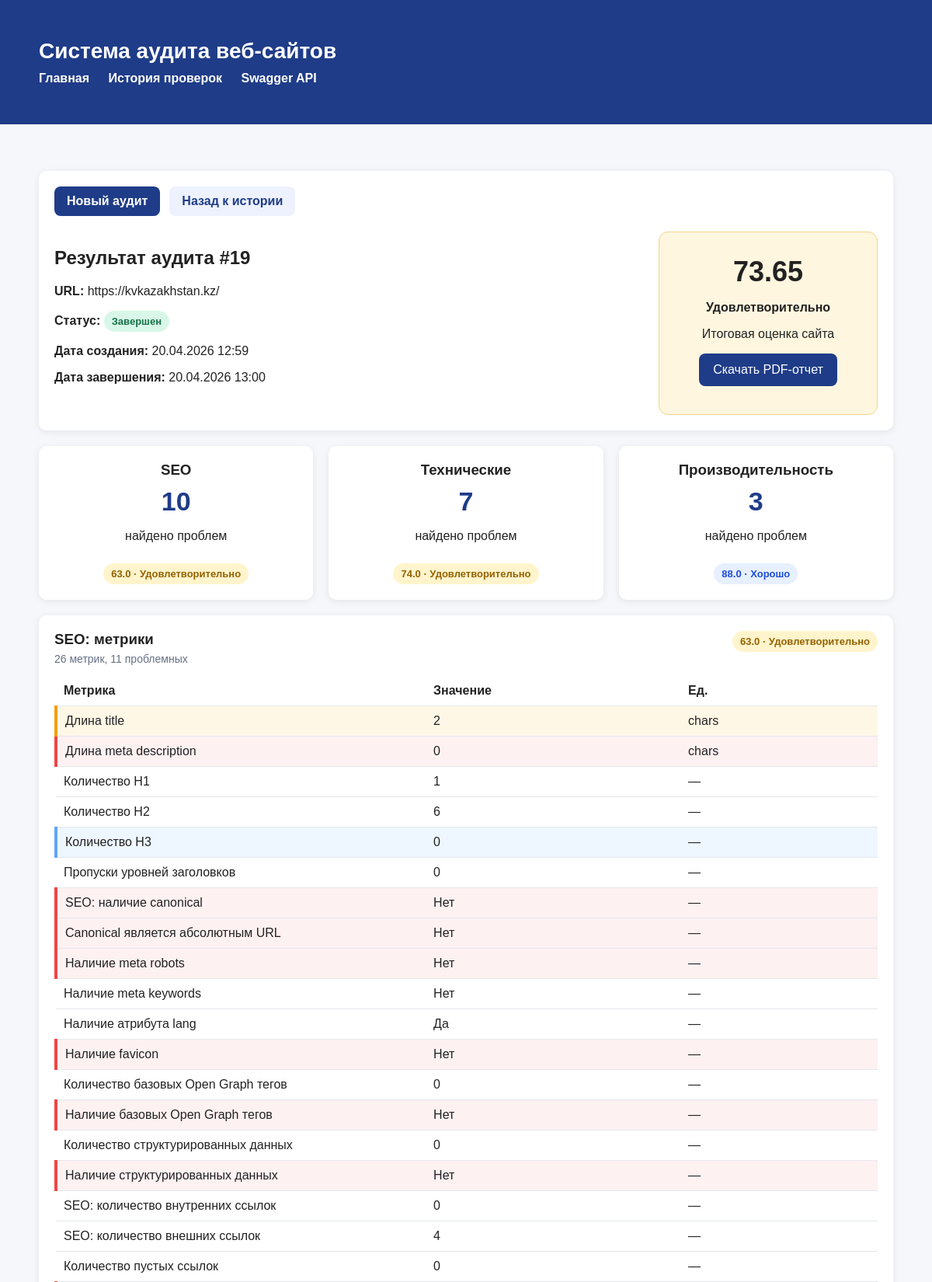
Page /web/audits/19 (upper part) on the committed database.
### app/models/audit.py (models this page shows)
class Audit(Base):
    __tablename__ = "audits"
    id: Mapped[int] = mapped_column(Integer, primary_key=True, index=True)
    url: Mapped[str] = mapped_column(String(2048), nullable=False, index=True)
    status: Mapped[str] = mapped_column(String(50), nullable=False, default="pending")
    total_score: Mapped[float | None] = mapped_column(Float, nullable=True)
    created_at: Mapped[datetime] = mapped_column(DateTime, default=datetime.utcnow, nullable=False)
    finished_at: Mapped[datetime | None] = mapped_column(DateTime, nullable=True)
    issues = relationship(
        "AuditIssue",
        back_populates="audit",
        cascade="all, delete-orphan"
    )
    metrics = relationship(
        "AuditMetric",
        back_populates="audit",
        cascade="all, delete-orphan"
    )
    reports = relationship(
        "AuditReport",
        back_populates="audit",
        cascade="all, delete-orphan"
    )

### app/models/metric.py (models this page shows)
class AuditMetric(Base):
    __tablename__ = "audit_metrics"
    id: Mapped[int] = mapped_column(Integer, primary_key=True, index=True)
    audit_id: Mapped[int] = mapped_column(ForeignKey("audits.id"), nullable=False, index=True)
    metric_name: Mapped[str] = mapped_column(String(100), nullable=False)
    metric_value: Mapped[float] = mapped_column(Float, nullable=False)
    unit: Mapped[str | None] = mapped_column(String(50), nullable=True)
    audit = relationship("Audit", back_populates="metrics")

### app/api/web.py (the view)
@router.get("/web/audits/{audit_id}", response_class=HTMLResponse)
def web_audit_detail(
    audit_id: int,
    request: Request,
    db: Session = Depends(get_db)
):
    repository = AuditRepository(db)
    audit = repository.get_audit_by_id(audit_id)
    if audit is None:
        raise HTTPException(
            status_code=status.HTTP_404_NOT_FOUND,
            detail="Аудит не найден"
        )
    grouped_issues = group_issues_by_category(audit.issues)
    grouped_metrics = group_metrics_by_category(audit.metrics)
    category_scores = {
        "seo": calculate_category_score(grouped_issues.get("seo", [])),
        "technical": calculate_category_score(grouped_issues.get("technical", [])),
        "performance": calculate_category_score(grouped_issues.get("performance", [])),
    }
    problematic_metrics_count = {
        "seo": count_problematic_metrics(grouped_metrics.get("seo", [])),
        "technical": count_problematic_metrics(grouped_metrics.get("technical", [])),
        "performance": count_problematic_metrics(grouped_metrics.get("performance", [])),
    }
    return templates.TemplateResponse(
        request=request,
        name="audit_detail.html",
        context={
            "title": f"Аудит #{audit_id}",
            "audit": audit,
            "grouped_issues": grouped_issues,
            "grouped_metrics": grouped_metrics,
            "category_scores": category_scores,
            "problematic_metrics_count": problematic_metrics_count,
            "seo_issues_count": len(grouped_issues.get("seo", [])),
            "technical_issues_count": len(grouped_issues.get("technical", [])),
            "performance_issues_count": len(grouped_issues.get("performance", [])),
            "get_category_label": get_category_label,
            "get_metric_display_name": get_metric_display_name,
            "get_metric_severity": get_metric_severity,
            "format_metric_value": format_metric_value,
            "get_score_label": get_score_label,
            "get_score_class": get_score_class,
            "get_status_label": get_status_label,
            "format_datetime": format_datetime,
        }
    )

### app/templates/audit_detail.html (shortened to what this page needs)
{% extends "base.html" %}
{% block content %}
{% if audit %}
    <div class="card">
        <div class="action-row top-actions">
            <a class="link-button" href="/web">Новый аудит</a>
            <a class="link-button secondary" href="/web/history">Назад к истории</a>
        </div>
        <div class="top-row">
            <div>
                <h2>Результат аудита #{{ audit.id }}</h2>
                <p><strong>URL:</strong> {{ audit.url }}</p>
                <p>
                    <strong>Статус:</strong>
                    <span class="badge {{ audit.status }}">{{ get_status_label(audit.status) }}</span>
                </p>
                <p><strong>Дата создания:</strong> {{ format_datetime(audit.created_at) }}</p>
                <p><strong>Дата завершения:</strong> {{ format_datetime(audit.finished_at) }}</p>
            </div>
            <div class="score-box {{ get_score_class(audit.total_score) }}">
                <div class="score">
                    {{ audit.total_score if audit.total_score is not none else "—" }}
                </div>
                <p><strong>{{ get_score_label(audit.total_score) }}</strong></p>
                <p>Итоговая оценка сайта</p>
                {% if audit.reports %}
                    <p>
                        <a href="/audits/{{ audit.id }}/report">
                            <button type="button">Скачать PDF-отчет</button>
                        </a>
                    </p>
                {% endif %}
            </div>
        </div>
    </div>
    <div class="summary-grid">
        <div class="summary-card">
            <h3>SEO</h3>
            <div class="summary-number">{{ seo_issues_count }}</div>
            <p>найдено проблем</p>
            <div class="mini-score {{ get_score_class(category_scores['seo']) }}">
                {{ category_scores["seo"] }} · {{ get_score_label(category_scores["seo"]) }}
            </div>
        </div>
        <div class="summary-card">
            <h3>Технические</h3>
            <div class="summary-number">{{ technical_issues_count }}</div>
            <p>найдено проблем</p>
            <div class="mini-score {{ get_score_class(category_scores['technical']) }}">
                {{ category_scores["technical"] }} · {{ get_score_label(category_scores["technical"]) }}
            </div>
        </div>
        <div class="summary-card">
            <h3>Производительность</h3>
            <div class="summary-number">{{ performance_issues_count }}</div>
            <p>найдено проблем</p>
            <div class="mini-score {{ get_score_class(category_scores['performance']) }}">
                {{ category_scores["performance"] }} · {{ get_score_label(category_scores["performance"]) }}
            </div>
        </div>
    </div>
    <div class="category-section">
        {% for category in ["seo", "technical", "performance"] %}
        <div class="card category-card">
            <div class="section-header">
                <div>
                    <h3>{{ get_category_label(category) }}: метрики</h3>
                    <p class="section-subtitle">
                        {{ grouped_metrics[category]|length }} метрик, {{ problematic_metrics_count[category] }} проблемных
                    </p>
                </div>
                <div class="mini-score {{ get_score_class(category_scores[category]) }}">
                    {{ category_scores[category] }} · {{ get_score_label(category_scores[category]) }}
                </div>
            </div>
            {% if grouped_metrics[category] %}
                <table class="metric-table">
                    <thead>
                        <tr>
                            <th>Метрика</th>
                            <th>Значение</th>
                            <th>Ед.</th>
                        </tr>
                    </thead>
                    <tbody>
                        {% for metric in grouped_metrics[category] %}
                        {% set metric_severity = get_metric_severity(metric.metric_name, metric.metric_value) %}
                        <tr class="metric-row{% if metric_severity %} {{ metric_severity }}{% endif %}">
                            <td class="{% if metric_severity %}metric-cell {{ metric_severity }}{% endif %}">{{ get_metric_display_name(metric.metric_name) }}</td>
                            <td class="{% if metric_severity %}metric-cell {{ metric_severity }}{% endif %}">{{ format_metric_value(metric.metric_name, metric.metric_value, metric.unit) }}</td>
                            <td class="{% if metric_severity %}metric-cell {{ metric_severity }}{% endif %}">{{ metric.unit if metric.unit else "—" }}</td>
                        </tr>
                        {% endfor %}
                    </tbody>
                </table>
            {% else %}
                <p class="empty">Метрики в этой категории отсутствуют.</p>
            {% endif %}
        </div>
        {% endfor %}
    </div>
{% endif %}
{% endblock %}

### app/static/css/styles.css (style rules this page uses)
body { font-family: Arial, sans-serif; background: #f5f7fb; color: #222; margin: 0; padding: 0; }
.card { background: white; border-radius: 10px; padding: 20px; box-shadow: 0 2px 10px rgba(0, 0, 0, 0.08); margin-bottom: 20px; }
button { background: #1f3c88; color: white; border: none; border-radius: 8px; padding: 12px 18px; font-size: 16px; cursor: pointer; }
.badge { display: inline-block; padding: 6px 10px; border-radius: 999px; font-size: 13px; font-weight: bold; }
.badge.completed { background: #d9f7e8; color: #157347; }
.score { font-size: 36px; font-weight: bold; margin: 10px 0; }
.metric-table, .history-table { width: 100%; border-collapse: collapse; }
.metric-table th, .metric-table td, .history-table th, .history-table td { text-align: left; padding: 10px; border-bottom: 1px solid #e5e7eb; }
.top-row { display: flex; justify-content: space-between; align-items: flex-start; gap: 30px; flex-wrap: wrap; }
.score-box { min-width: 240px; text-align: center; background: #f8fbff; border: 1px solid #dbe7ff; border-radius: 12px; padding: 20px; }
.summary-grid { display: grid; grid-template-columns: repeat(3, 1fr); gap: 20px; margin-bottom: 20px; }
.summary-card { background: white; border-radius: 10px; padding: 20px; box-shadow: 0 2px 10px rgba(0, 0, 0, 0.08); text-align: center; }
.summary-card h3 { margin-top: 0; margin-bottom: 10px; }
.summary-card .mini-score { margin-top: 10px; }
.summary-number { font-size: 34px; font-weight: bold; color: #1f3c88; margin-bottom: 8px; }
.category-section { display: grid; grid-template-columns: 1fr; gap: 20px; }
.category-card { overflow: hidden; }
.section-header { display: flex; justify-content: space-between; align-items: flex-start; gap: 16px; margin-bottom: 14px; flex-wrap: wrap; }
.section-header h3 { margin: 0 0 6px 0; }
.section-subtitle { margin: 0; color: #667085; font-size: 14px; }
.metric-table td:first-child, .metric-table th:first-child { width: 45%; }
.metric-row.low td, .metric-cell.low { background: #eef6ff; }
.metric-row.medium td, .metric-cell.medium { background: #fff7e6; }
.metric-row.high td, .metric-cell.high { background: #fef1f1; }
.metric-row.low td:first-child, .metric-cell.low:first-child { border-left: 4px solid #60a5fa; }
.metric-row.medium td:first-child, .metric-cell.medium:first-child { border-left: 4px solid #f59e0b; }
.metric-row.high td:first-child, .metric-cell.high:first-child { border-left: 4px solid #ef4444; }
.score-box.score-warning { background: #fff6df; border-color: #f3d58b; }
.mini-score { display: inline-block; padding: 6px 10px; border-radius: 999px; font-size: 13px; font-weight: bold; }
.mini-score.score-good { background: #e7f0ff; color: #1d4ed8; }
.mini-score.score-warning { background: #fff4cc; color: #946200; }
.action-row { display: flex; gap: 12px; flex-wrap: wrap; align-items: center; }
.top-actions { margin-bottom: 20px; }
.link-button { display: inline-block; background: #1f3c88; color: white; text-decoration: none; border-radius: 8px; padding: 10px 16px; font-weight: bold; }
.link-button.secondary { background: #eef2ff; color: #1f3c88; }

### rows in the picture
Audit: id "19", url "https://kvkazakhstan.kz/", status "Завершен", created_at "20.04.2026 12:59", finished_at "20.04.2026 13:00", total_score "73.65", total_score "Удовлетворительно"
AuditMetric: metric_name "Длина title", metric_name+metric_value+unit "2", unit "chars"
AuditMetric: metric_name "Длина meta description", metric_name+metric_value+unit "0", unit "chars"
AuditMetric: metric_name "Количество H1", metric_name+metric_value+unit "1", unit "—"
AuditMetric: metric_name "Количество H2", metric_name+metric_value+unit "6", unit "—"
AuditMetric: metric_name "Количество H3", metric_name+metric_value+unit "0", unit "—"
AuditMetric: metric_name "Пропуски уровней заголовков", metric_name+metric_value+unit "0", unit "—"
AuditMetric: metric_name "SEO: наличие canonical", metric_name+metric_value+unit "Нет", unit "—"
AuditMetric: metric_name "Canonical является абсолютным URL", metric_name+metric_value+unit "Нет", unit "—"
AuditMetric: metric_name "Наличие meta robots", metric_name+metric_value+unit "Нет", unit "—"
AuditMetric: metric_name "Наличие meta keywords", metric_name+metric_value+unit "Нет", unit "—"
AuditMetric: metric_name "Наличие атрибута lang", metric_name+metric_value+unit "Да", unit "—"
AuditMetric: metric_name "Наличие favicon", metric_name+metric_value+unit "Нет", unit "—"
AuditMetric: metric_name "Количество базовых Open Graph тегов", metric_name+metric_value+unit "0", unit "—"
AuditMetric: metric_name "Наличие базовых Open Graph тегов", metric_name+metric_value+unit "Нет", unit "—"
AuditMetric: metric_name "Количество структурированных данных", metric_name+metric_value+unit "0", unit "—"
AuditMetric: metric_name "Наличие структурированных данных", metric_name+metric_value+unit "Нет", unit "—"
AuditMetric: metric_name "SEO: количество внутренних ссылок", metric_name+metric_value+unit "0", unit "—"
AuditMetric: metric_name "SEO: количество внешних ссылок", metric_name+metric_value+unit "4", unit "—"
AuditMetric: metric_name "Количество пустых ссылок", metric_name+metric_value+unit "0", unit "—"

### other values in the picture
{{ seo_issues_count }} "10"
{{ category_scores["seo"] }} "63.0"
{{ get_score_label(category_scores["seo"]) }} "Удовлетворительно"
{{ technical_issues_count }} "7"
{{ category_scores["technical"] }} "74.0"
{{ get_score_label(category_scores["technical"]) }} "Удовлетворительно"
{{ performance_issues_count }} "3"
{{ category_scores["performance"] }} "88.0"
{{ get_score_label(category_scores["performance"]) }} "Хорошо"
{{ get_category_label(category) }} "SEO"
{{ grouped_metrics[category]|length }} "26"
{{ problematic_metrics_count[category] }} "11"
{{ category_scores[category] }} "63.0"
{{ get_score_label(category_scores[category]) }} "Удовлетворительно"
